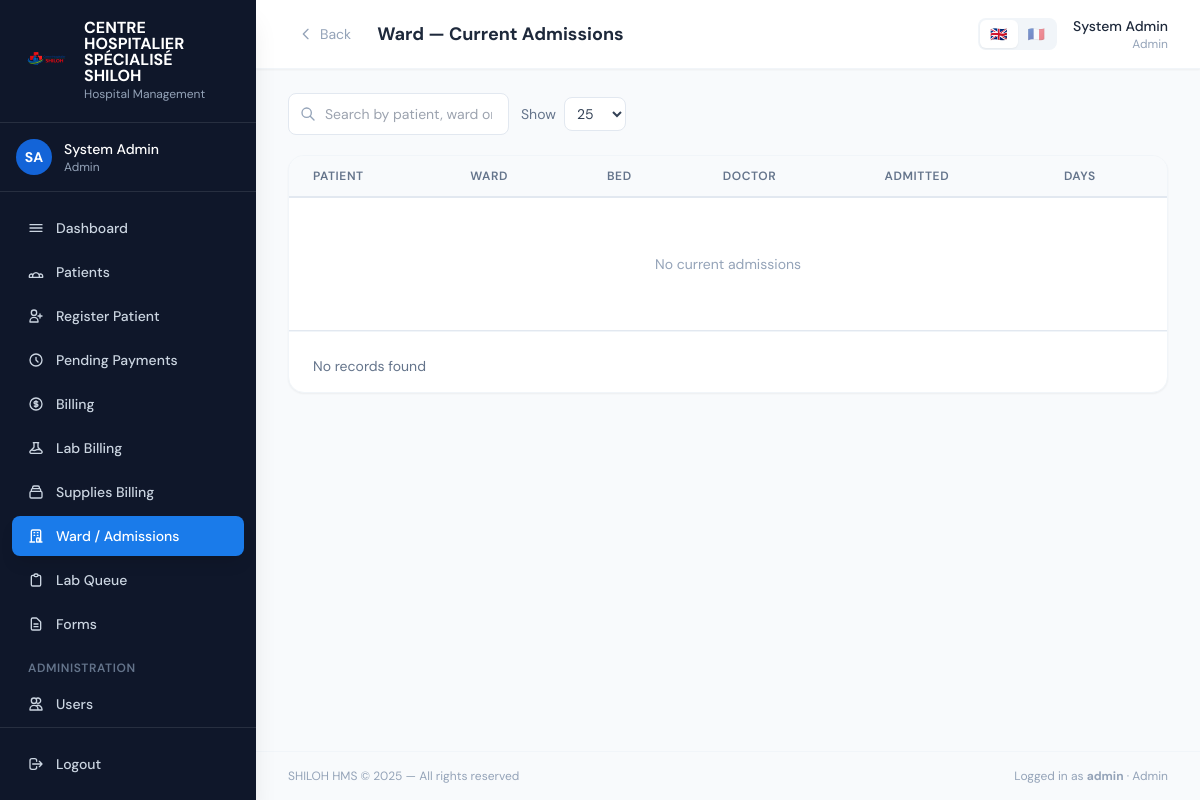
Page /admissions/ (signed in) on the committed database.
### core/models.py (models this page shows, shortened)
class HospitalSettings(models.Model):
    hospital_name = models.CharField(
        max_length=200, default='Hospital',
        help_text="Hospital name shown on receipts and the login page"
    )
    logo = models.ImageField(
        upload_to='hospital_logo/', null=True, blank=True,
        help_text="Logo shown on login page, receipts, and as favicon"
    )
    logo_size = models.CharField(
        max_length=10, choices=LogoSize.choices, default=LogoSize.MEDIUM,
        help_text="Display size of the logo on the login page and sidebar"
    )
    consultation_fee = models.DecimalField(
        max_digits=12, decimal_places=2, default=0,
        help_text="Standard consultation fee in CDF"
    )
    fixed_fee = models.DecimalField(
        max_digits=14, decimal_places=2, default=46136.71,
        help_text="Fixed administrative fee in CDF added to every bill"
    )
    currency = models.CharField(
        max_length=10, default='CDF',
        help_text="Primary currency code or symbol (e.g. CDF, RWF, KES)"
    )
    language = models.CharField(
        max_length=10,
        choices=[('en', 'English'), ('fr', 'Français')],
        default='en',
        help_text="System-wide display language for all users"
    )
    updated_at = models.DateTimeField(auto_now=True)
    updated_by = models.ForeignKey(
        'User', null=True, blank=True, on_delete=models.SET_NULL, related_name='settings_updated'
    )
    class Meta:
        verbose_name = "Hospital Settings"
    @classmethod
    def get(cls):
        obj, _ = cls.objects.get_or_create(pk=1)
        return obj

class User(AbstractUser):
    role = models.CharField(max_length=20, choices=Role.choices, default=Role.RECEPTIONIST)
    specialty = models.CharField(
        max_length=30, choices=Specialty.choices, blank=True, default='',
        help_text="Only applicable for doctors"
    )
    phone = models.CharField(max_length=20, blank=True)
    is_deleted = models.BooleanField(default=False)
    must_change_password = models.BooleanField(default=False)
    preferred_language = models.CharField(
        max_length=5, choices=Language.choices, blank=True, default='',
        help_text="If blank, the hospital's default system language is used."
    )
    created_by = models.ForeignKey(
        'self', null=True, blank=True, on_delete=models.SET_NULL, related_name='created_users'
    )

### admissions/views.py (the view, shortened to what this page needs)
# urls.py: path('', views.admission_list, name='admission_list'),
@role_required('admin', 'nurse')
def admission_list(request):
    from django.core.paginator import Paginator
    from django.db.models import Q
    PER_PAGE_OPTS = [5, 25, 50, 100]
    q = request.GET.get('q', '').strip()
    per_page = int(request.GET.get('per_page', 25))
    if per_page not in PER_PAGE_OPTS:
        per_page = 25
    admissions = Admission.objects.filter(
        is_deleted=False, status=AdmissionStatus.ADMITTED
    ).select_related('visit__patient', 'visit__doctor')
    paginator = Paginator(admissions, per_page)
    page_obj = paginator.get_page(request.GET.get('page'))
    params = request.GET.copy()
    params.pop('page', None)
    return render(request, 'admissions/admission_list.html', {
        'page_obj': page_obj,
        'q': q,
        'per_page': per_page,
        'per_page_options': PER_PAGE_OPTS,
        'base_qs': params.urlencode(),
    })

### templates/admissions/admission_list.html (shortened to what this page needs)
{% extends 'base.html' %}
{% load i18n %}
{% block page_title %}Ward — Current Admissions{% endblock %}
{% block content %}
<div class="flex items-center justify-between mb-5 flex-wrap gap-3">
  <form method="get" class="flex items-center gap-3 flex-wrap">
    <div class="relative">
      <svg class="absolute left-3 top-1/2 -translate-y-1/2 w-4 h-4 text-slate-400" fill="none" viewBox="0 0 24 24" stroke="currentColor"><path stroke-linecap="round" stroke-linejoin="round" stroke-width="2" d="M21 21l-6-6m2-5a7 7 0 11-14 0 7 7 0 0114 0z"/></svg>
      <input name="q" value="{{ q }}" placeholder="Search by patient, ward or bed…" class="form-input pl-9 w-72 text-sm" />
    </div>
    <div class="flex items-center gap-2">
      <span class="text-sm text-slate-500">Show</span>
      <select name="per_page" onchange="this.form.submit()" class="border border-slate-200 rounded-lg px-2 py-1.5 text-sm focus:outline-none focus:ring-2 focus:ring-brand-500 bg-white text-slate-700">
        {% for n in per_page_options %}<option value="{{ n }}" {% if n == per_page %}selected{% endif %}>{{ n }}</option>{% endfor %}
      </select>
    </div>
  </form>
</div>
<div class="bg-white rounded-2xl shadow-sm border border-slate-100 overflow-hidden" id="results-table">
  <div class="overflow-x-auto">
    <table class="min-w-full divide-y divide-slate-200 text-sm">
      <thead class="bg-slate-50">
        <tr>
          <th class="px-6 py-3 text-left text-xs font-semibold text-slate-500 uppercase tracking-wider">Patient</th>
          <th class="px-6 py-3 text-left text-xs font-semibold text-slate-500 uppercase tracking-wider">Ward</th>
          <th class="px-6 py-3 text-left text-xs font-semibold text-slate-500 uppercase tracking-wider">Bed</th>
          <th class="px-6 py-3 text-left text-xs font-semibold text-slate-500 uppercase tracking-wider">Doctor</th>
          <th class="px-6 py-3 text-left text-xs font-semibold text-slate-500 uppercase tracking-wider">Admitted</th>
          <th class="px-6 py-3 text-left text-xs font-semibold text-slate-500 uppercase tracking-wider">Days</th>
        </tr>
      </thead>
      <tbody class="divide-y divide-slate-100 bg-white">
        {% for adm in page_obj %}
        <tr class="hover:bg-slate-50 transition-colors">
          <td class="px-6 py-4">
            <div class="font-semibold text-slate-800">{{ adm.visit.patient.full_name }}</div>
            <div class="font-mono text-xs text-brand-600 mt-0.5">{{ adm.visit.patient.patient_id }}</div>
          </td>
          <td class="px-6 py-4 font-medium text-slate-700">{{ adm.ward }}</td>
          <td class="px-6 py-4 font-mono text-slate-600">{{ adm.bed_number }}</td>
          <td class="px-6 py-4 text-slate-500">Dr. {{ adm.visit.doctor.get_full_name }}</td>
          <td class="px-6 py-4 text-slate-500 whitespace-nowrap">{{ adm.admission_date|date:"M d, Y H:i" }}</td>
          <td class="px-6 py-4"><span class="badge badge-blue">{{ adm.days_admitted }} day{{ adm.days_admitted|pluralize }}</span></td>
        </tr>
        {% empty %}
        <tr><td colspan="6" class="px-6 py-14 text-center text-slate-400">No current admissions{% if q %} matching "{{ q }}"{% endif %}</td></tr>
        {% endfor %}
      </tbody>
    </table>
  </div>
  <div class="px-6 pb-4 border-t border-slate-100">
    {% include 'includes/pagination.html' %}
  </div>
</div>
{% endblock %}

### templates/base.html (shortened to what this page needs)
{% load i18n %}<!DOCTYPE html>
<html lang="{{ request.LANGUAGE_CODE|default:'en' }}">
<head>
  <script src="https://cdn.tailwindcss.com"></script>
</head>
<body class="bg-slate-50 min-h-screen flex">
{% if user.is_authenticated %}
<aside class="w-64 h-screen bg-slate-900 flex flex-col fixed top-0 left-0 z-40 shadow-xl overflow-hidden">
  <div class="px-6 py-5 border-b border-white/10">
    <div class="flex items-center gap-3">
      {% if hospital_logo_url %}
      <img src="{{ hospital_logo_url }}" alt="{{ hospital_name }}"
           style="width:{{ logo_size_px }};height:{{ logo_size_px }};max-width:48px;max-height:48px"
           class="object-contain rounded-xl shrink-0" />
      {% endif %}
      <div>
        <div class="text-white font-bold text-base leading-none">{{ hospital_name|upper }}</div>
        <div class="text-slate-400 text-xs mt-0.5">{% trans "Hospital Management" %}</div>
      </div>
    </div>
  </div>
  <div class="px-4 py-4 border-b border-white/10">
    <div class="flex items-center gap-3">
      <div class="w-9 h-9 bg-brand-700 rounded-full flex items-center justify-center text-white text-sm font-bold">
        {{ user.first_name|first|upper }}{{ user.last_name|first|upper }}
      </div>
      <div class="flex-1 min-w-0">
        <div class="text-white text-sm font-medium truncate">{{ user.get_full_name }}</div>
        <div class="text-slate-400 text-xs capitalize">{{ user.get_role_display }}</div>
      </div>
    </div>
  </div>
  <nav class="flex-1 px-3 py-4 space-y-1 overflow-y-auto">
    <a href="{% url 'dashboard' %}" class="sidebar-link {% if request.resolver_match.url_name == 'dashboard' %}active{% endif %}">
      <svg class="w-4 h-4" fill="none" viewBox="0 0 24 24" stroke="currentColor"><path stroke-linecap="round" stroke-linejoin="round" stroke-width="2" d="M3 7h18M3 12h18M3 17h18"/></svg>
      {% trans "Dashboard" %}
    </a>
    {% if user.role != 'accountant' and user.role != 'lab_technician' %}
    <a href="{% url 'patient_list' %}" class="sidebar-link {% if 'patient' in request.resolver_match.url_name %}active{% endif %}">
      {% trans "Patients" %}
    </a>
    {% endif %}
    {% if user.role == 'receptionist' or user.role == 'admin' %}
    <a href="{% url 'patient_register' %}" class="sidebar-link {% if request.resolver_match.url_name == 'patient_register' %}active{% endif %}">
      <svg class="w-4 h-4" fill="none" viewBox="0 0 24 24" stroke="currentColor"><path stroke-linecap="round" stroke-linejoin="round" stroke-width="2" d="M18 9v3m0 0v3m0-3h3m-3 0h-3m-2-5a4 4 0 11-8 0 4 4 0 018 0zM3 20a6 6 0 0112 0v1H3v-1z"/></svg>
      {% trans "Register Patient" %}
    </a>
    {% endif %}
    {% if user.role == 'accountant' or user.role == 'admin' %}
    <a href="{% url 'pending_billing_list' %}" class="sidebar-link {% if 'pending_billing' in request.resolver_match.url_name %}active{% endif %}">
      <svg class="w-4 h-4" fill="none" viewBox="0 0 24 24" stroke="currentColor"><path stroke-linecap="round" stroke-linejoin="round" stroke-width="2" d="M12 8v4l3 3m6-3a9 9 0 11-18 0 9 9 0 0118 0z"/></svg>
      {% trans "Pending Payments" %}
    </a>
    <a href="{% url 'billing_dashboard' %}" class="sidebar-link {% if 'billing_dashboard' == request.resolver_match.url_name or 'payment' in request.resolver_match.url_name %}active{% endif %}">
      {% trans "Billing" %}
    </a>
    <a href="{% url 'lab_billing_list' %}" class="sidebar-link {% if 'lab_billing' in request.resolver_match.url_name or 'lab_payment' in request.resolver_match.url_name %}active{% endif %}">
      {% trans "Lab Billing" %}
    </a>
    <a href="{% url 'supplies_billing_list' %}" class="sidebar-link {% if 'supplies_billing' in request.resolver_match.url_name %}active{% endif %}">
      <svg class="w-4 h-4" fill="none" viewBox="0 0 24 24" stroke="currentColor"><path stroke-linecap="round" stroke-linejoin="round" stroke-width="2" d="M19 11H5m14 0a2 2 0 012 2v6a2 2 0 01-2 2H5a2 2 0 01-2-2v-6a2 2 0 012-2m14 0V9a2 2 0 00-2-2M5 11V9a2 2 0 012-2m0 0V5a2 2 0 012-2h6a2 2 0 012 2v2M7 7h10"/></svg>
      {% trans "Supplies Billing" %}
    </a>
    {% endif %}
    {% if user.role == 'nurse' or user.role == 'admin' %}
    <a href="{% url 'admission_list' %}" class="sidebar-link {% if 'admission' in request.resolver_match.url_name %}active{% endif %}">
      <svg class="w-4 h-4" fill="none" viewBox="0 0 24 24" stroke="currentColor"><path stroke-linecap="round" stroke-linejoin="round" stroke-width="2" d="M19 21V5a2 2 0 00-2-2H7a2 2 0 00-2 2v16m14 0h2m-2 0h-5m-9 0H3m2 0h5M9 7h1m-1 4h1m4-4h1m-1 4h1m-2 10v-5a1 1 0 011-1h2a1 1 0 011 1v5m-4 0h4"/></svg>
      {% trans "Ward / Admissions" %}
    </a>
    {% endif %}
    {% if user.role == 'lab_technician' or user.role == 'admin' %}
    <a href="{% url 'lab_queue' %}" class="sidebar-link {% if 'lab' in request.resolver_match.url_name %}active{% endif %}">
      <svg class="w-4 h-4" fill="none" viewBox="0 0 24 24" stroke="currentColor"><path stroke-linecap="round" stroke-linejoin="round" stroke-width="2" d="M9 5H7a2 2 0 00-2 2v12a2 2 0 002 2h10a2 2 0 002-2V7a2 2 0 00-2-2h-2M9 5a2 2 0 002 2h2a2 2 0 002-2M9 5a2 2 0 012-2h2a2 2 0 012 2"/></svg>
      {% trans "Lab Queue" %}
    </a>
    {% endif %}
    <a href="{% url 'forms_library' %}" class="sidebar-link {% if 'forms' in request.resolver_match.url_name %}active{% endif %}">
      <svg class="w-4 h-4" fill="none" viewBox="0 0 24 24" stroke="currentColor"><path stroke-linecap="round" stroke-linejoin="round" stroke-width="2" d="M9 12h6m-6 4h6m2 5H7a2 2 0 01-2-2V5a2 2 0 012-2h5.586a1 1 0 01.707.293l5.414 5.414a1 1 0 01.293.707V19a2 2 0 01-2 2z"/></svg>
      {% trans "Forms" %}
    </a>
    {% if user.role == 'admin' %}
    <div class="pt-3 pb-1 px-4 text-xs font-semibold text-slate-500 uppercase tracking-wider">{% trans "Administration" %}</div>
    <a href="{% url 'user_list' %}" class="sidebar-link {% if 'user' in request.resolver_match.url_name %}active{% endif %}">
      <svg class="w-4 h-4" fill="none" viewBox="0 0 24 24" stroke="currentColor"><path stroke-linecap="round" stroke-linejoin="round" stroke-width="2" d="M12 4.354a4 4 0 110 5.292M15 21H3v-1a6 6 0 0112 0v1zm0 0h6v-1a6 6 0 00-9-5.197M13 7a4 4 0 11-8 0 4 4 0 018 0z"/></svg>
      {% trans "Users" %}
    </a>
    {% endif %}
  </nav>
  <div class="px-3 py-4 border-t border-white/10">
    <a href="{% url 'logout' %}" class="sidebar-link text-red-400 hover:bg-red-500/10 hover:text-red-300">
      <svg class="w-4 h-4" fill="none" viewBox="0 0 24 24" stroke="currentColor"><path stroke-linecap="round" stroke-linejoin="round" stroke-width="2" d="M17 16l4-4m0 0l-4-4m4 4H7m6 4v1a3 3 0 01-3 3H6a3 3 0 01-3-3V7a3 3 0 013-3h4a3 3 0 013 3v1"/></svg>
      {% trans "Logout" %}
    </a>
  </div>
</aside>
<div class="ml-64 flex-1 flex flex-col min-h-screen">
  <header class="bg-white border-b border-slate-100 px-8 py-4 flex items-center justify-between sticky top-0 z-30 shadow-sm">
    <div class="flex items-center gap-4">
      <button onclick="history.back()"
              class="flex items-center gap-1.5 text-slate-400 hover:text-slate-700 hover:bg-slate-100 px-2.5 py-1.5 rounded-lg transition-colors text-sm"
              title="Go back">
        <svg class="w-4 h-4" fill="none" viewBox="0 0 24 24" stroke="currentColor"><path stroke-linecap="round" stroke-linejoin="round" stroke-width="2" d="M15 19l-7-7 7-7"/></svg>
        {% trans "Back" %}
      </button>
      <div>
        <h1 class="text-lg font-bold text-slate-800">{% block page_title %}Dashboard{% endblock %}</h1>
      </div>
    </div>
    <div class="flex items-center gap-4">
      <form method="post" action="{% url 'set_my_language' %}" class="flex items-center bg-slate-100 rounded-lg p-0.5">
        <button type="submit" name="language" value="en" title="English"
                class="px-2.5 py-1 rounded-md text-sm transition-colors {% if user.preferred_language == 'en' or not user.preferred_language %}bg-white shadow-sm{% else %}opacity-50 hover:opacity-80{% endif %}">
          🇬🇧
        </button>
        <button type="submit" name="language" value="fr" title="Français"
                class="px-2.5 py-1 rounded-md text-sm transition-colors {% if user.preferred_language == 'fr' %}bg-white shadow-sm{% else %}opacity-50 hover:opacity-80{% endif %}">
          🇫🇷
        </button>
      </form>
      <a href="{% url 'my_profile' %}" class="text-right hover:opacity-70 transition-opacity">
        <div class="text-sm font-medium text-slate-800">{{ user.get_full_name }}</div>
        <div class="text-xs text-slate-400 capitalize">{{ user.get_role_display }}</div>
      </a>
    </div>
  </header>
  <main class="flex-1 px-8 py-6">
{% else %}
<div class="flex-1">
{% endif %}
{% block content %}{% endblock %}
{% if user.is_authenticated %}
  </main>
  <footer class="px-8 py-4 border-t border-slate-100 text-xs text-slate-400 flex justify-between">
    <span>SHILOH HMS &copy; 2025 — {% trans "All rights reserved" %}</span>
    <span>{% trans "Logged in as" %} <strong>{{ user.username }}</strong> · <span class="capitalize">{{ user.get_role_display }}</span></span>
  </footer>
</div>
{% else %}
</div>
{% endif %}
</body>
</html>

### templates/base.html (style rules this page uses)
body { font-family: 'DM Sans', sans-serif; }
.sidebar-link { @apply flex items-center gap-3 px-4 py-2.5 rounded-lg text-slate-300 hover:bg-white/10 hover:text-white transition-all text-sm font-medium; }
.sidebar-link.active { @apply bg-brand-600 text-white shadow-lg; }
.form-input { @apply w-full border border-slate-200 rounded-lg px-3 py-2.5 text-sm focus:outline-none focus:ring-2 focus:ring-brand-500 focus:border-transparent transition-all; }
input[name="q"] { padding-left: 2.25rem !important; padding-right: 1rem; }
#results-table tbody tr { border-bottom: 1px solid #e2e8f0; }
#results-table thead th { border-bottom: 2px solid #e2e8f0; }

### rows in the picture
HospitalSettings: hospital_name "CENTRE HOSPITALIER SPÉCIALISÉ SHILOH"
User: first_name|first "S", last_name|first "A", get_full_name "System Admin", role "Admin", username "admin"

### other values in the picture
form field per_page "25"
